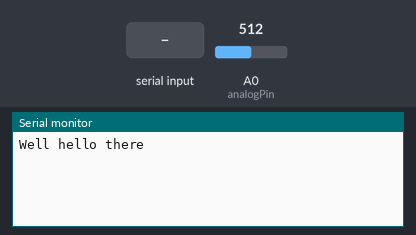
The program below on a simulated SparkFun Pro Micro, built with avr-gcc and run on an emulated ATmega32U4. Shown: the last lines printed to the serial monitor. Inputs (shaded band) come from the test bench; at power-on: A0 (analogPin) = 512.

Above: at 1.2 s.
1.3 s: "1" received over Serial
At 3.5 s:
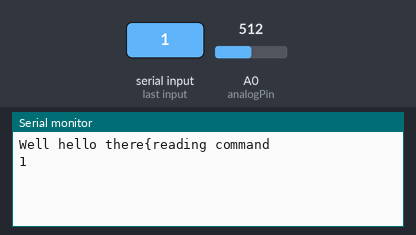
3.8 s: "0" received over Serial
At 5.6 s:
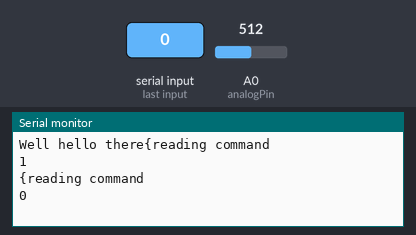

Measured:
- after the input at 1.3 s, the serial monitor: prints a new line after 1.0 s (image 1)
- after the input at 3.8 s, the serial monitor: prints a new line after 1.0 s (image 2)

The program:

main.cpp
```cpp
#include "IntervalTimer.h"
#include "Keyboard4x3.h"
#include <Arduino.h>

Keyboard4x3 keyboard43 = Keyboard4x3();

void handleSerialRead()
{
  if (Serial.available() > 0){
    String s = Serial.readString();
    Serial.write(123);
    keyboard43.readCommand(s);
  }
}

void handleKeyboardPress()
{
  keyboard43.handleKeyBoardPress();
}

IntervalTimer serialHandler(10, &handleSerialRead);
IntervalTimer keyboardHandler(10, &handleKeyboardPress);

void setup() {
  Serial.begin(115200);
  Serial.print("Well hello there");
}

void loop() {
  unsigned long currMillis = millis();

  serialHandler.update(currMillis);
  keyboardHandler.update(currMillis);
}
```

IntervalTimer.cpp
```cpp
#include "IntervalTimer.h"

using namespace std;

IntervalTimer::IntervalTimer(int delay, void (*onActionCallback)() )
{
    delayVal = delay;
    onAction = onActionCallback;
}

IntervalTimer::~IntervalTimer()
{
    // do nothing
}

void IntervalTimer::update(unsigned long currentMills)
{
    if ( (currentMills - lastUpdateTime) > delayVal){
        lastUpdateTime = currentMills;
        onAction();
    }
}
```

IntervalTimer.h
```cpp
#ifndef INTERVAL_TIMER_H
#define INTERVAL_TIMER_H

class IntervalTimer
{
private:
    unsigned int delayVal = 30;

    unsigned long lastUpdateTime;
    unsigned long prevTime;

    void (*onAction)();

public:
    IntervalTimer(int delay, void (*onActionCallback)() );
    ~IntervalTimer();

    void update(unsigned long currentMills);
};

#endif
```

KeySet.cpp
```cpp
#include "KeySet.h"

using namespace std;

KeySet::KeySet(){}

KeySet::KeySet(String text)
{
    this->text = text;
}

KeySet::KeySet(String text, char *language)
{
    this->text = text;
    this->language = language;
}

KeySet::KeySet(uint8_t *keyMap[KEY_MAP_SIZE])
{
    this->keypressMap[KEY_MAP_SIZE] = *keyMap[KEY_MAP_SIZE];
}


void KeySet::runAction()
{
    if (strlen(language) != 0){
        Keyboard.language(language);
    } else {
        Keyboard.language();
    }

    for (uint8_t i=0; i < KEY_MAP_SIZE; i++){
        if (keypressMap[i] != NULL){
            Keyboard.press(keypressMap[i]);
        }
    }

    if (text.length() != 0){
        Keyboard.print(text);
    }
}

void KeySet::keyRelease()
{
    Keyboard.releaseAll();
}
```

KeySet.h
```cpp
#ifndef KEYSET_H
#define KEYSET_H

#include <KeyboardMultiLanguage.h>
#include "KeyboardMappingRU.h"
#include <stdint.h>
#include <WString.h>

#define KEY_MAP_SIZE 6
class KeySet
{
private:

     char* language;

    // keyboard combinations
    uint8_t keypressMap[KEY_MAP_SIZE] = {};

    // text to print
    String text = "";

public:
    KeySet(/* args */);
    KeySet(String text);
    KeySet(String text, char *language);
    KeySet(uint8_t *keyMap[KEY_MAP_SIZE]);

    void runAction();
    void keyRelease();
};

#endif
```

Keyboard4x3.cpp
```cpp
#include "Keyboard4x3.h"

using namespace std;

Keyboard4x3::Keyboard4x3(/* args */){}

void Keyboard4x3::parseKeyboardButton(int value)
{
  if (value > 480 && value < 500){
      currentKey = KEY_4;
    } else if(value > 500 && value < 520){
      currentKey = KEY_8;
    } else if(value > 520 && value < 550){
      currentKey = KEY_12;
    } else if(value > 550 && value < 577){
      currentKey = KEY_3;
    } else if(value > 590 && value < 610){
      currentKey = KEY_7;
    } else if(value > 625 && value < 650){
      currentKey = KEY_11;
    } else if(value > 670 && value < 690){
      currentKey = KEY_2;
    } else if(value > 720 && value < 740){
      currentKey = KEY_6;
    } else if(value > 770 && value < 790){
      currentKey = KEY_10;
    } else if(value > 840 && value < 860){
      currentKey = KEY_1;
    } else if(value > 920 && value < 940){
      currentKey = KEY_5;
    } else if(value > 1020){
      currentKey = KEY_9;
    } else {
      currentKey = KEY_NOT_PRESSED;
  }
}

void Keyboard4x3::parseKeyboardButtonAction()
{
  switch (currentKey)
  {
  case KEY_1:
    Keyboard.press(KEY_LEFT_GUI);
    Keyboard.press(KEY_F1);
    break;
  case KEY_2:
    Keyboard.press(KEY_LEFT_GUI);
    Keyboard.press(KEY_F2);
    break;
  case KEY_3:
    Keyboard.press(KEY_LEFT_GUI);
    Keyboard.press(KEY_F3);
    break;
  case KEY_4:
    Keyboard.press(KEY_LEFT_GUI);
    Keyboard.press(KEY_F4);
    break;
  case KEY_5:
    Keyboard.press(KEY_LEFT_GUI);
    Keyboard.press(KEY_F5);
    break;
  case KEY_6:
    Keyboard.press(KEY_LEFT_GUI);
    Keyboard.press(KEY_F6);
    break;
  case KEY_7:
    Keyboard.press(KEY_LEFT_GUI);
    Keyboard.press(KEY_F7);
    break;
  case KEY_8:
    Keyboard.press(KEY_LEFT_GUI);
    Keyboard.press(KEY_F8);
    break;
  case KEY_9:
    Keyboard.press(KEY_LEFT_GUI);
    Keyboard.press(KEY_F9);
    break;
  case KEY_10:
    Keyboard.press(KEY_LEFT_GUI);
    Keyboard.press(KEY_F10);
    break;
  case KEY_11:
    Keyboard.press(KEY_LEFT_GUI);
    Keyboard.press(KEY_F11);
    break;
  case KEY_12:
    Keyboard.press(KEY_LEFT_GUI);
    Keyboard.press(KEY_F12);
    break;
  default:
    break;
  }
}

void Keyboard4x3::debounce()
{
  int v = analogRead(analogPin);
  parseKeyboardButton(v);

  int currentMills = millis();

  if ((currentMills - lastDebounceTime) > debounceDelayVal){
    lastDebounceTime = currentMills;
    parseKeyboardButtonAction();
    Keyboard.releaseAll();
  }
}

void Keyboard4x3::handleKeyBoardPress()
{
    debounce();
    //or handle layout
}

void Keyboard4x3::readCommand(String command)
{
  Serial.println("reading command");
  Serial.println(command);
}

void Keyboard4x3::parseCommand(String str)
{

}
```

Keyboard4x3.h
```cpp
#ifndef KEYBOARD4X3
#define KEYBOARD4X3

#include <Arduino.h>
#include <KeyboardMultiLanguage.h>
#include "KeyboardMappingRU.h"

#define KEY_COUNT 12

class Keyboard4x3
{

private:
    int val = 0;
    int currentKey = KEY_NOT_PRESSED;
    int prevKey = KEY_NOT_PRESSED;
    const int analogPin = A0;

    void parseKeyboardButton(int value);
    void parseKeyboardButtonAction();
    void debounce();
    void parseCommand(String str);

public:
    Keyboard4x3();

    static const int KEY_1 = 1;
    static const int KEY_2 = 2;
    static const int KEY_3 = 3;
    static const int KEY_4 = 4;
    static const int KEY_5 = 5;
    static const int KEY_6 = 6;
    static const int KEY_7 = 7;
    static const int KEY_8 = 8;
    static const int KEY_9 = 9;
    static const int KEY_10 = 10;
    static const int KEY_11 = 11;
    static const int KEY_12 = 12;
    static const int KEY_NOT_PRESSED = 0;

    unsigned long lastDebounceTime = 0;
    unsigned int debounceDelayVal = 200;

    void handleKeyBoardPress();
    void readCommand(String command);
};

#endif
```
